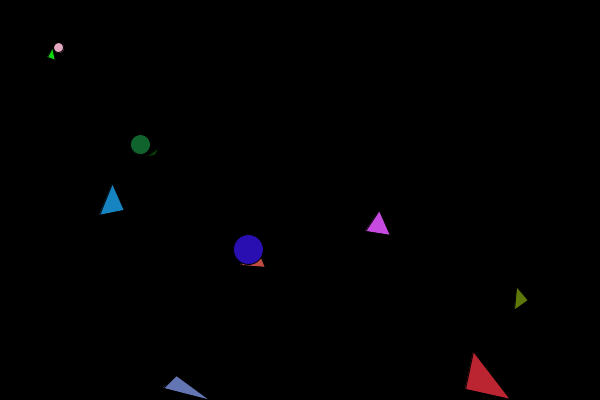
Frame 1 (no input)
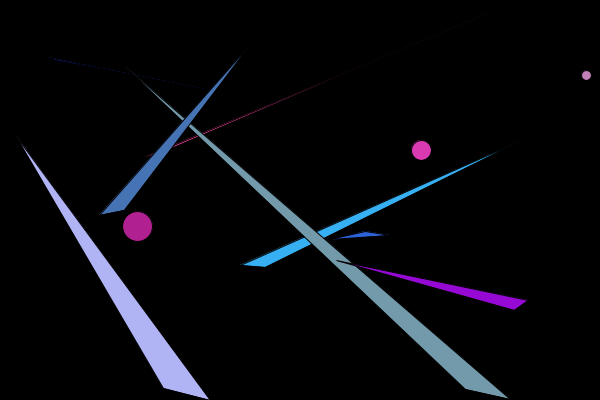
Frame 60 (the mouse pressed at the canvas centre just before this capture)
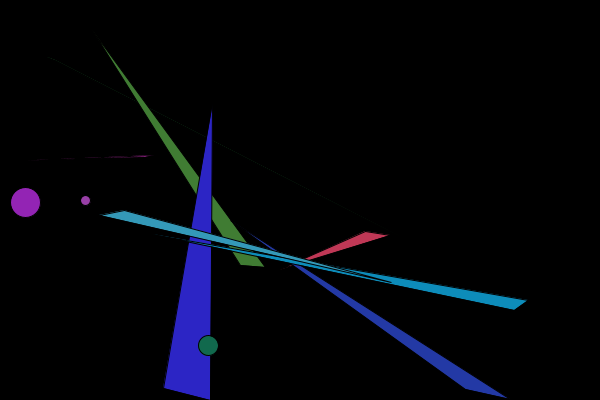
Frame 120 (the mouse held since frame 60 and released just before this capture)

The Processing sketch that drew these frames (run headless with seeded random() and noise(); from frame 60 on, the mouse is pressed at the canvas centre):

// Processing sketch: processing_165056
// ── processing_165056.pde

Triangle T1;
Triangle T2;
Triangle T3;
Triangle T4;
Triangle T5;
Triangle T6;
Triangle T7;
Triangle T8;

Circle C1;
Circle C2;
Circle C3;

void setup() {
  size(600, 400);
  smooth();
  T1 = new Triangle (50, 50, 55, 60, 47, 57);
  T2 = new Triangle (150, 150, 155, 155, 145, 157);
  T3 = new Triangle (250, 250, 265, 267, 240, 265);
  T4 = new Triangle (380, 210, 390, 235, 365, 231);
  T5 = new Triangle (180, 380, 210, 400, 163, 388);
  T6 = new Triangle (479, 356, 465, 389, 510, 399);
  T7 = new Triangle (520, 287, 528, 300, 514, 310);
  T8 = new Triangle (110, 187, 124, 210, 99, 215);

  C1 = new Circle (50, 50, 10);
  C2 = new Circle (150, 150, 20);
  C3 = new Circle (250, 250, 30);
}

void draw() {
  background (0);
  T1.move();
  T2.move();
  T3.move();
  T4.move();
  T5.move();
  T6.move();
  T7.move();
  T8.move();

  T1.update();
  T2.update();
  T3.update();
  T4.update();
  T5.update();
  T6.update();
  T7.update();
  T8.update();

  T1.display();
  T2.display();
  T3.display();
  T4.display();
  T5.display();
  T6.display();
  T7.display();
  T8.display();

  C1.move();
  C2.move();
  C3.move();

  C1.update();
  C2.update();
  C3.update();

  C1.display();
  C2.display();
  C3.display();
}

class Circle {

  float x;
  float y;

  float xspeed;
  float yspeed;

  float circleSize;

  Circle (float  xpos, float ypos, float cSize) {

    x = xpos;
    y = ypos;
    circleSize = cSize;

    xspeed = random (-10, 10); 
    yspeed = random (-10, 10);
  }

  void move () {
    if ( (x<0) || (x>width)) {
      xspeed = -xspeed;
    }

    if ( (y<0) || (y>height)) {
      yspeed = -yspeed;
    }
  }

  void update() {
    x += xspeed;
    y += yspeed;
  }

  void display() {

    fill (random (255), random (255), random (255));
    ellipse (x, y, circleSize, circleSize);
  }
}


class Triangle {
  float x1,y1,x2,y2,x3,y3;
  color fillColor;
  
  float xspeed;
  float yspeed;
  
  Triangle(float _x1,float _y1, float _x2, float _y2, float _x3, float _y3){
    x1 = _x1;
    y1 = _y1;
    x2 = _x2;
    y2 = _y2;
    x3 = _x3;
    y3 = _y3;

    
    xspeed = random (-10,10);
    yspeed = random (-5,5);
    
  }
  
  void move () {
    if ( (x1<0) || (x1>width)) {
      xspeed = -xspeed;
    }
    
    if ( (y1<0) || (y1>height)) {
      yspeed = -yspeed;
    }
  }
  
  void update() {
    x1 += xspeed;
    y1 += yspeed;
  }
  
  void display() {
    
    fill (random(255), random(255), random(255));
    triangle(x1,y1,x2,y2,x3,y3);
  }
}
  
